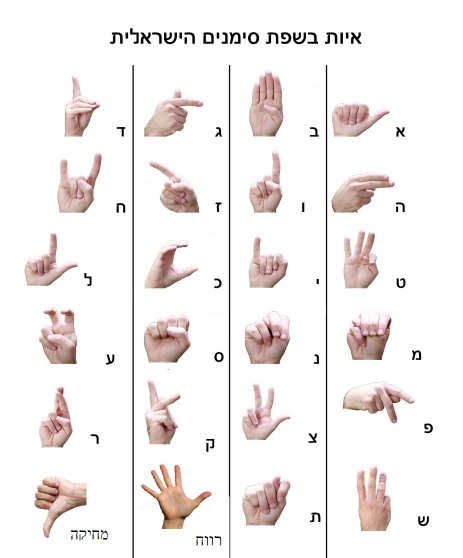
#> input picture Resources/Legend.jpg, 926 x 1116 px, given in place of the camera (shown at 1/2 size)
$ python captureImages.py
#> lines starting #> are read from the running program, lines starting #| are printed output that depends on the picture; after the words box and inside, x2 and y2 are one past the last pixel; in counts of white or black regions, pixels touching at a corner belong together
### utils.py
#!/usr/bin/env python3
"""
Project Utilities.

Usage in python console: "from utils import function_name".

@author: Netanel Azoulay
@author: Roman Koifman
"""

import cv2
import glob
import os
import random
from projectParams import alphaBet


# [22 lines left out: function flipImages, not called in this run]


def binaryMask(img):
    """
    Apply binary mask on raw rgb image.

    :param img: 3D np array.
    :return: processed image. (3D np array).
    """
    img = cv2.cvtColor(img, cv2.COLOR_BGR2GRAY)
    img = cv2.GaussianBlur(img, (7, 7), 3)
    img = cv2.adaptiveThreshold(img, 255, cv2.ADAPTIVE_THRESH_GAUSSIAN_C, cv2.THRESH_BINARY_INV, 11, 2)
    ret, new = cv2.threshold(img, 25, 255, cv2.THRESH_BINARY_INV + cv2.THRESH_OTSU)
    return new


# [144 lines left out: functions applyBinaryMasks, moveRandomFiles, moveProjectData, convertIndexToHebrewLetter, convertEnglishToHebrewLetter, convertHebrewLetterToFinal and 2 more, not called in this run]

### captureImages.py
#!/usr/bin/env python3
"""
Dataset building utility.
Based on https://github.com/jgv7/CNN-HowManyFingers/blob/master/application.py
Script captures photos to directories. [A->Z].
Mapping Hebrew AlphaBet to English AlphaBet by letter order.

Controls:
use arrows to move the ROI box.
press 1 to turn capturing on/off.
press 2 to display/hide binary mask.
press english letters to choose destination folder.
press esc to exit.

@author: Netanel Azoulay
@author: Roman Koifman
"""

import os
import copy
import cv2
from utils import binaryMask
from projectParams import classes

# Globals
dataColor = (0, 255, 0)
font = cv2.FONT_HERSHEY_SIMPLEX
className = classes[0]
count = 0

dataFolder = 'captureData'  # The data folder to save the captured images to.


def initClass(name):
    global className, count
    className = name
    try:
        os.makedirs(dataFolder + '/%s' % name)
    except OSError as e:
        print(e)
    finally:
        count = len(os.listdir(dataFolder + '/%s' % name))


def captureImages():
    """
    Main loop.
    """

    global font
    global takingData, dataColor
    global className, count
    global showMask

    showMask = 0
    takingData = 0
    fx, fy, fh = 10, 50, 45
    x0, y0, width = 200, 220, 224

    cam = cv2.VideoCapture(0)
    cv2.namedWindow('Original', cv2.WINDOW_NORMAL)

    while True:
        # Get camera frame
        ret, frame = cam.read()
#> frame is the input picture: shape (1116, 926, 3); mean B, G, R 237.2, 238.2, 242.9
        frame = cv2.flip(frame, 1)  # mirror
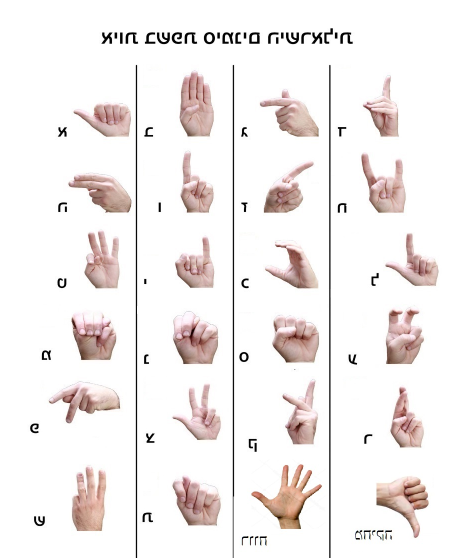
#> frame: shape (1116, 926, 3) (shown at 1/2 size); mean B, G, R 237.2, 238.2, 242.9
        window = copy.deepcopy(frame)
        cv2.rectangle(window, (x0, y0), (x0 + width - 1, y0 + width - 1), dataColor, 12)

        # draw text
        if takingData:
            dataColor = (0, 250, 0)
            cv2.putText(window, 'Data Taking: ON', (fx, fy), font, 1.2, dataColor, 2, 1)
        else:
            dataColor = (0, 0, 250)
            cv2.putText(window, 'Data Taking: OFF', (fx, fy), font, 1.2, dataColor, 2, 1)
        cv2.putText(window, 'Class Name: %s (%d)' % (className, count), (fx, fy + fh), font, 1.0, (245, 210, 65), 2, 1)
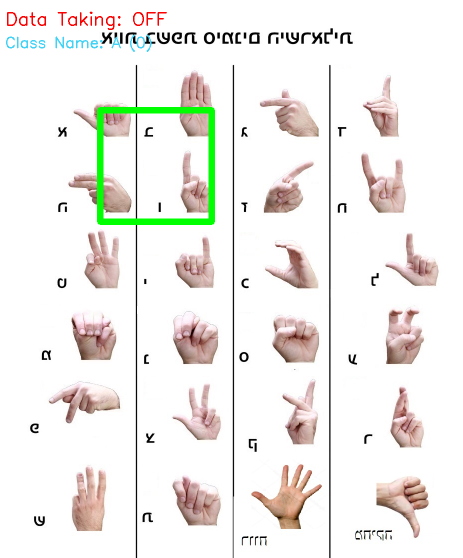
#> window: shape (1116, 926, 3) (shown at 1/2 size); mean B, G, R 234.2, 238, 240

        # get region of interest
        roi = frame[y0:y0 + width, x0:x0 + width]
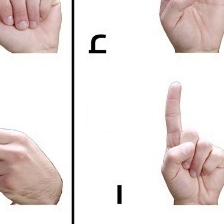
#> roi: shape (224, 224, 3); mean B, G, R 222.4, 224.3, 233.7
        roi = binaryMask(roi)
#> in binaryMask, `img = cv2.cvtColor(img, cv2.COLOR_BGR2GRAY)`:
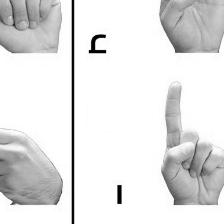
#> img: shape (224, 224); min 0, max 255, mean 226.9
#> in binaryMask, `img = cv2.GaussianBlur(img, (7, 7), 3)`:
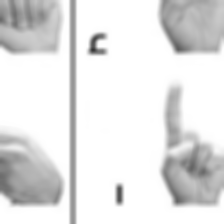
#> img: shape (224, 224); min 52, max 255, mean 226.9
#> in binaryMask, `img = cv2.adaptiveThreshold(img, 255, cv2.ADAPTIVE_THRESH_GAUSSIAN_C, ..`:
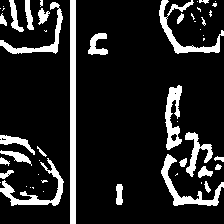
#> img: shape (224, 224); 14% white; 52 white regions (27 under 20 px), largest, box (x1, y1, x2, y2) and area: (70, 0, 76, 224) 1344, (159, 0, 224, 54) 738, (0, 158, 64, 206) 713
#> in binaryMask, `ret, new = cv2.threshold(img, 25, 255, cv2.THRESH_BINARY_INV + cv2.THR..`: ret = 0

        # apply processed roi in frame
        if showMask:
            window[y0:y0 + width, x0:x0 + width] = cv2.cvtColor(roi, cv2.COLOR_GRAY2BGR)

        # take data or apply predictions on ROI
        if takingData:
            cv2.imwrite(dataFolder + '/{0}/{0}_{1}.png'.format(className, count), roi)
            count += 1

        # show the window
        cv2.imshow('Original', window)

        # Keyboard inputs
        key = cv2.waitKeyEx(10)
#> (key Esc is pressed here)

        # use ESC key to close the program
        if key & 0xff == 27:
            break

        elif key & 0xff == 255:  # nothing pressed
            continue

        # adjust the position of window
        elif key == 2490368:  # up
            y0 = max((y0 - 5, 0))
        elif key == 2621440:  # down
            y0 = min((y0 + 5, window.shape[0] - width))
        elif key == 2424832:  # left
            x0 = max((x0 - 5, 0))
        elif key == 2555904:  # right
            x0 = min((x0 + 5, window.shape[1] - width))

        key = key & 0xff

        # Toggle data taking
        if key == ord('1'):
            takingData = not takingData

        elif key == ord('2'):
            showMask = not showMask

        # Toggle class
        elif ord('A') <= key <= ord('Z'):
            initClass(chr(key))
        elif ord('a') <= key <= ord('z'):
            initClass(chr(key).upper())

    cam.release()


if __name__ == '__main__':
    initClass(className)
    captureImages()
